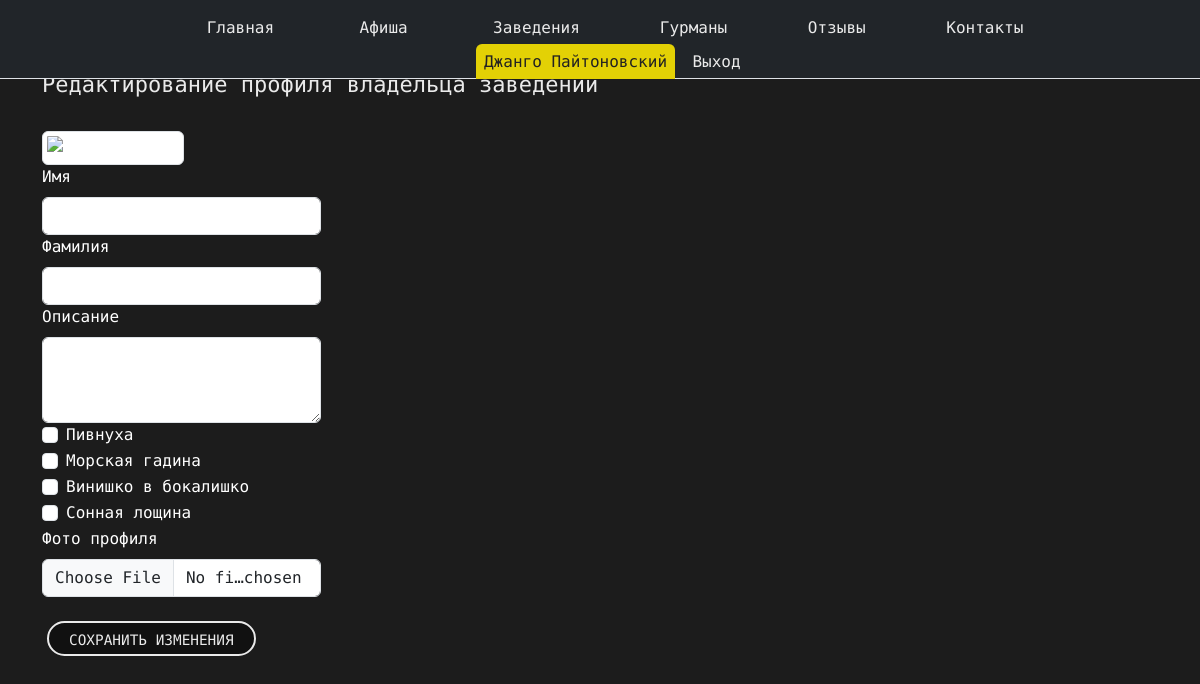
The page /profile/edit/ (signed in) on the database as committed earlier.
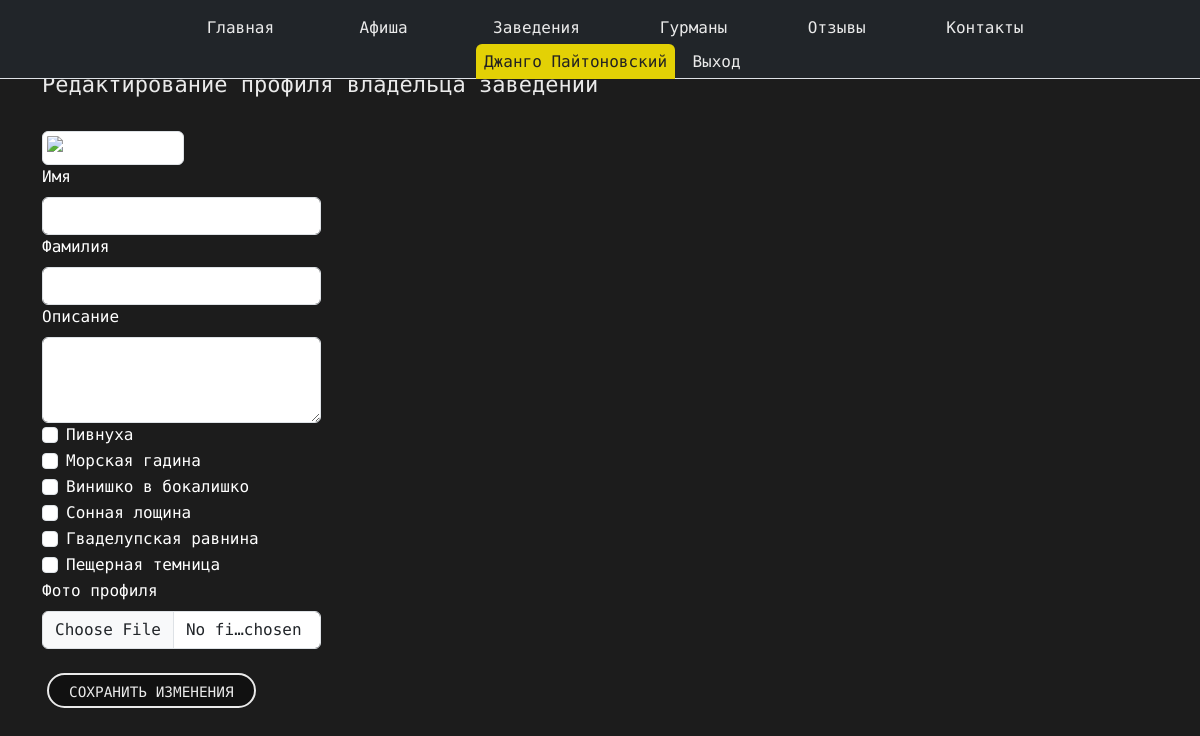
The same page on the database as committed later.
### landing/models.py (models this page shows, shortened)
class Place(models.Model):
  name = models.CharField(max_length=100)
  description = models.TextField()
  place_email = models.EmailField()
  location = models.TextField()
  rating = models.DecimalField(max_digits=10, decimal_places=0)
  phone = models.TextField(max_length=50)
  website = models.URLField(max_length=200, blank=True, null=True)
  owner = models.ForeignKey('User', on_delete=models.SET_NULL, null=True, blank=True, related_name='owned_places')

class OwnerProfile(models.Model):
    user = models.OneToOneField(User, on_delete=models.CASCADE, related_name='owner_profile')
    description = models.TextField(blank=True)  # 🔥 Вернул поле description
    places = models.ManyToManyField(Place, blank=True)
    image = models.ImageField(upload_to="owners/", blank=True, null=True)

### landing/views.py (the view, shortened to what this page needs)
# urls.py: path("profile/edit/", views.edit_profile, name="edit_profile"),
@login_required
def edit_profile(request):
    user = request.user
    if user.is_gourmand():
        profile = GourmandProfile.objects.filter(user=user).first()
        return render(request, "gourmands/edit_profile_gourmand.html", {"profile": profile})
    elif user.is_owner():
        profile = OwnerProfile.objects.filter(user=user).first()
        all_places = Place.objects.all()
        return render(request, "places/edit_profile_owner.html", {"profile": profile, "all_places": all_places})
    return redirect("index")

### landing/models.py (called while the page is built)
    def is_gourmand(self):
        return self.role == "gourmand"

    def is_owner(self):
        return self.role == "owner"

### templates/places/edit_profile_owner.html (shortened to what this page needs)
{% extends "landing/base.html" %}
{% load static %}
{% block content %}
<div class="container my-5">
 <div class="row gx-1">
  <h2 class="mb-4 pt-4 custom-text-color">Редактирование профиля владельца заведений</h2>
  <form method="POST" enctype="multipart/form-data">
        {% if profile.image %}
            <img src="{{ profile.image.url }}" alt="Фото гурмана" class="img-thumbnail" width="150">
        {% else %}
            <img src="{% static 'img/default.png' %}" alt="Фото гурмана" class="img-thumbnail" width="150">
        {% endif %}
    <div class="col-md-3">
      <label for="first_name" class="form-label">Имя</label>
      <input type="text" class="form-control" id="first_name" name="first_name" value="{{ profile.first_name }}" required>
    </div>
    <div class="col-md-3">
      <label for="last_name" class="form-label">Фамилия</label>
      <input type="text" class="form-control" id="last_name" name="last_name" value="{{ profile.last_name }}" required>
    </div>
    <div class="col-md-3">
      <label for="description" class="form-label">Описание</label>
      <textarea class="form-control" id="description" name="description" rows="3">{{ profile.description }}</textarea>
    </div>
      {% for place in all_places %}
          <div class="form-check">
              <input class="form-check-input" type="checkbox" name="places" value="{{ place.id }}"
                     id="place_{{ place.id }}"
                     {% if place in profile.places.all %}checked{% endif %}>
              <label class="form-check-label" for="place_{{ place.id }}">
                  {{ place.name }}
              </label>
          </div>
      {% endfor %}
    <div class="col-md-3">
      <label for="image" class="form-label">Фото профиля</label>
      <input type="file" class="form-control" id="image" name="image">
    </div>
    <div class="mt-4 button_user">
        <button type="submit" class="custom-button bg_dark">Сохранить изменения</button>
    </div>
  </form>
 </div>
</div>
{% endblock %}

Rows that differ between the two databases and show on the page:
added Place: name "Гваделупская равнина"
added Place: name "Пещерная темница"
